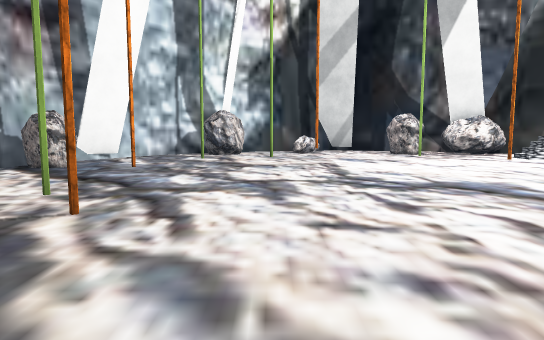
view 1 (above)

13 first-person views from a walk through a scene from a Unity 3-D project. The camera is 1.5 m above the floor, tilts 6° down and sees 70° across. The floor is counted in squares, 2 m on a side. Each view is taken from the middle of a square. On the plan, view 1 faces up. The plan holds only what a view shows up to about 12 squares ahead; the rest is blank. Some surface patterns are stand-ins.

view 2
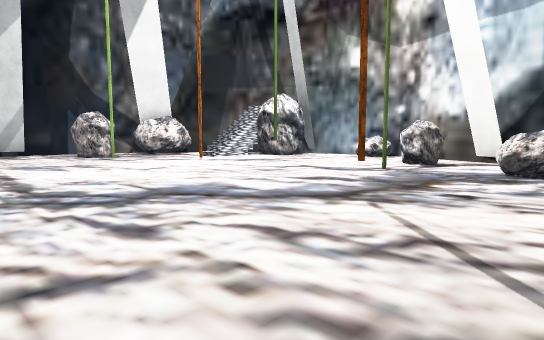

view 3
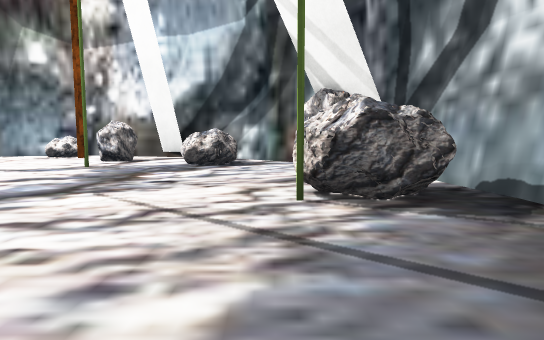

view 4
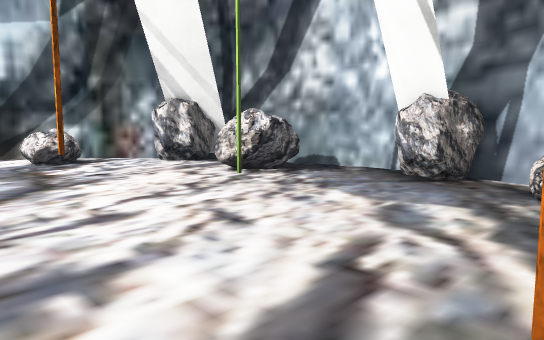

view 5
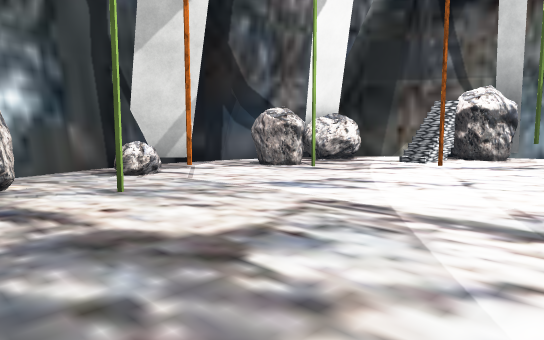

view 6
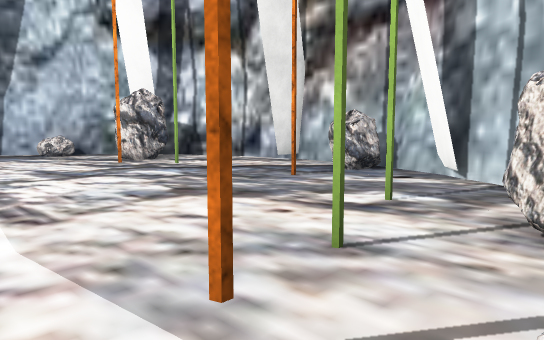

view 7
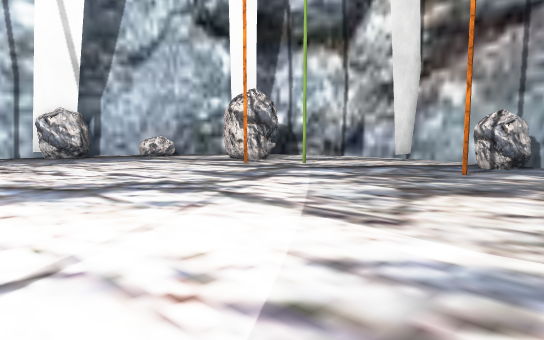

view 8
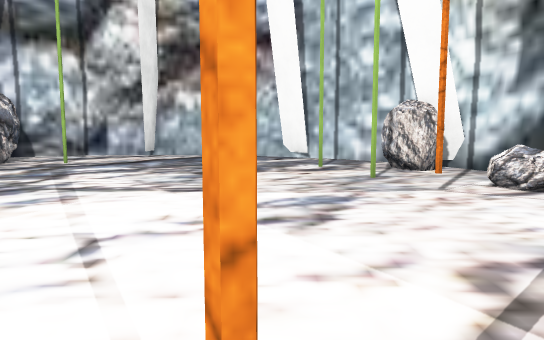

view 9
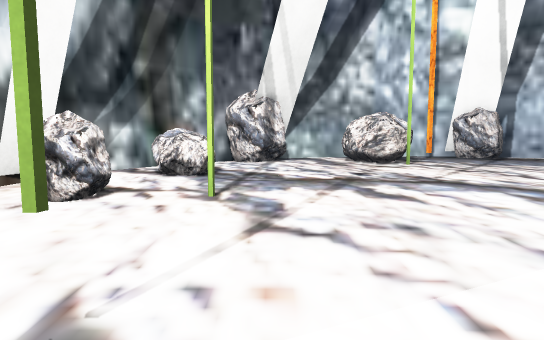

view 10
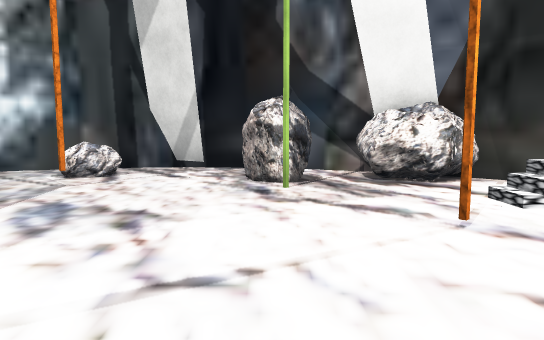

view 11
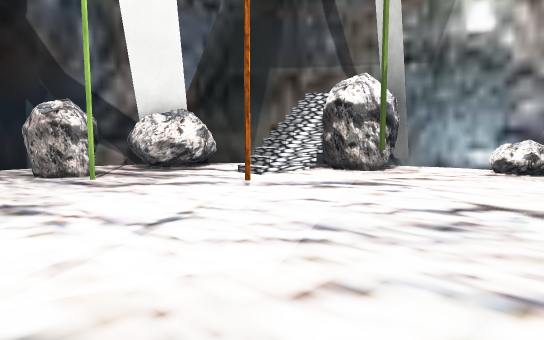

view 12
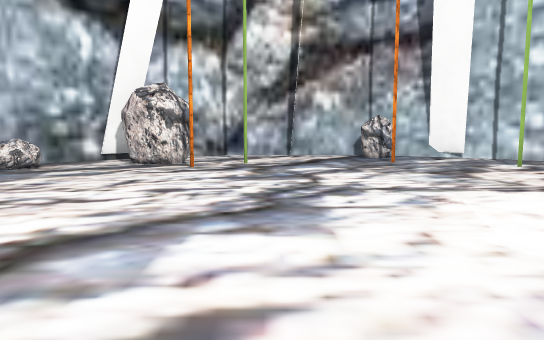

view 13
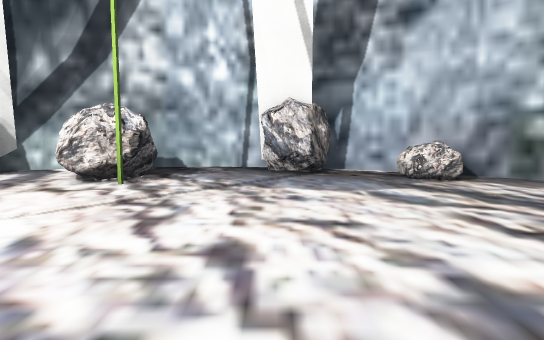

### Floor plan
Key: @ floor where view 1 was taken; # wall or solid block; . floor; / step, stairs or slope; O other object.
Columns run from 6 left of view 1 to 10 right of it. Each row starts with its distance up from view 1.
 14      ########
 13    ###......#
 12   ##OO.O..O.OO##
 11   #..O##..O.../#
 10  ##.#........//##
  9 ##.........#..#O#
  8 #OO...........#.#
  7 #...............O
  6 ##..............#
  5 #.............OO#
  4 #..............##
  3 ##.##.....#..O..#
  2  #.O.........OO##
  1  ##............#
  0   ##OO@..OO.O###
 -1    ###O#.OO.##
 -2      ########

Where each view was taken, in squares from view 1:
view 1: 0 up, 0 right, facing up
view 2: 1 up, 0 right, facing up-right
view 3: 1 up, 1 left, facing right
view 4: 5 up, 2 left, facing down-right
view 5: 6 up, 2 left, facing up-right
view 6: 12 up, 2 right, facing down-left
view 7: 10 up, 4 right, facing down-left
view 8: 9 up, 6 right, facing left
view 9: 9 up, 6 right, facing down
view 10: 6 up, 4 right, facing up
view 11: 5 up, 2 right, facing up-right
view 12: 5 up, 6 right, facing left
view 13: 6 up, 1 right, facing down
